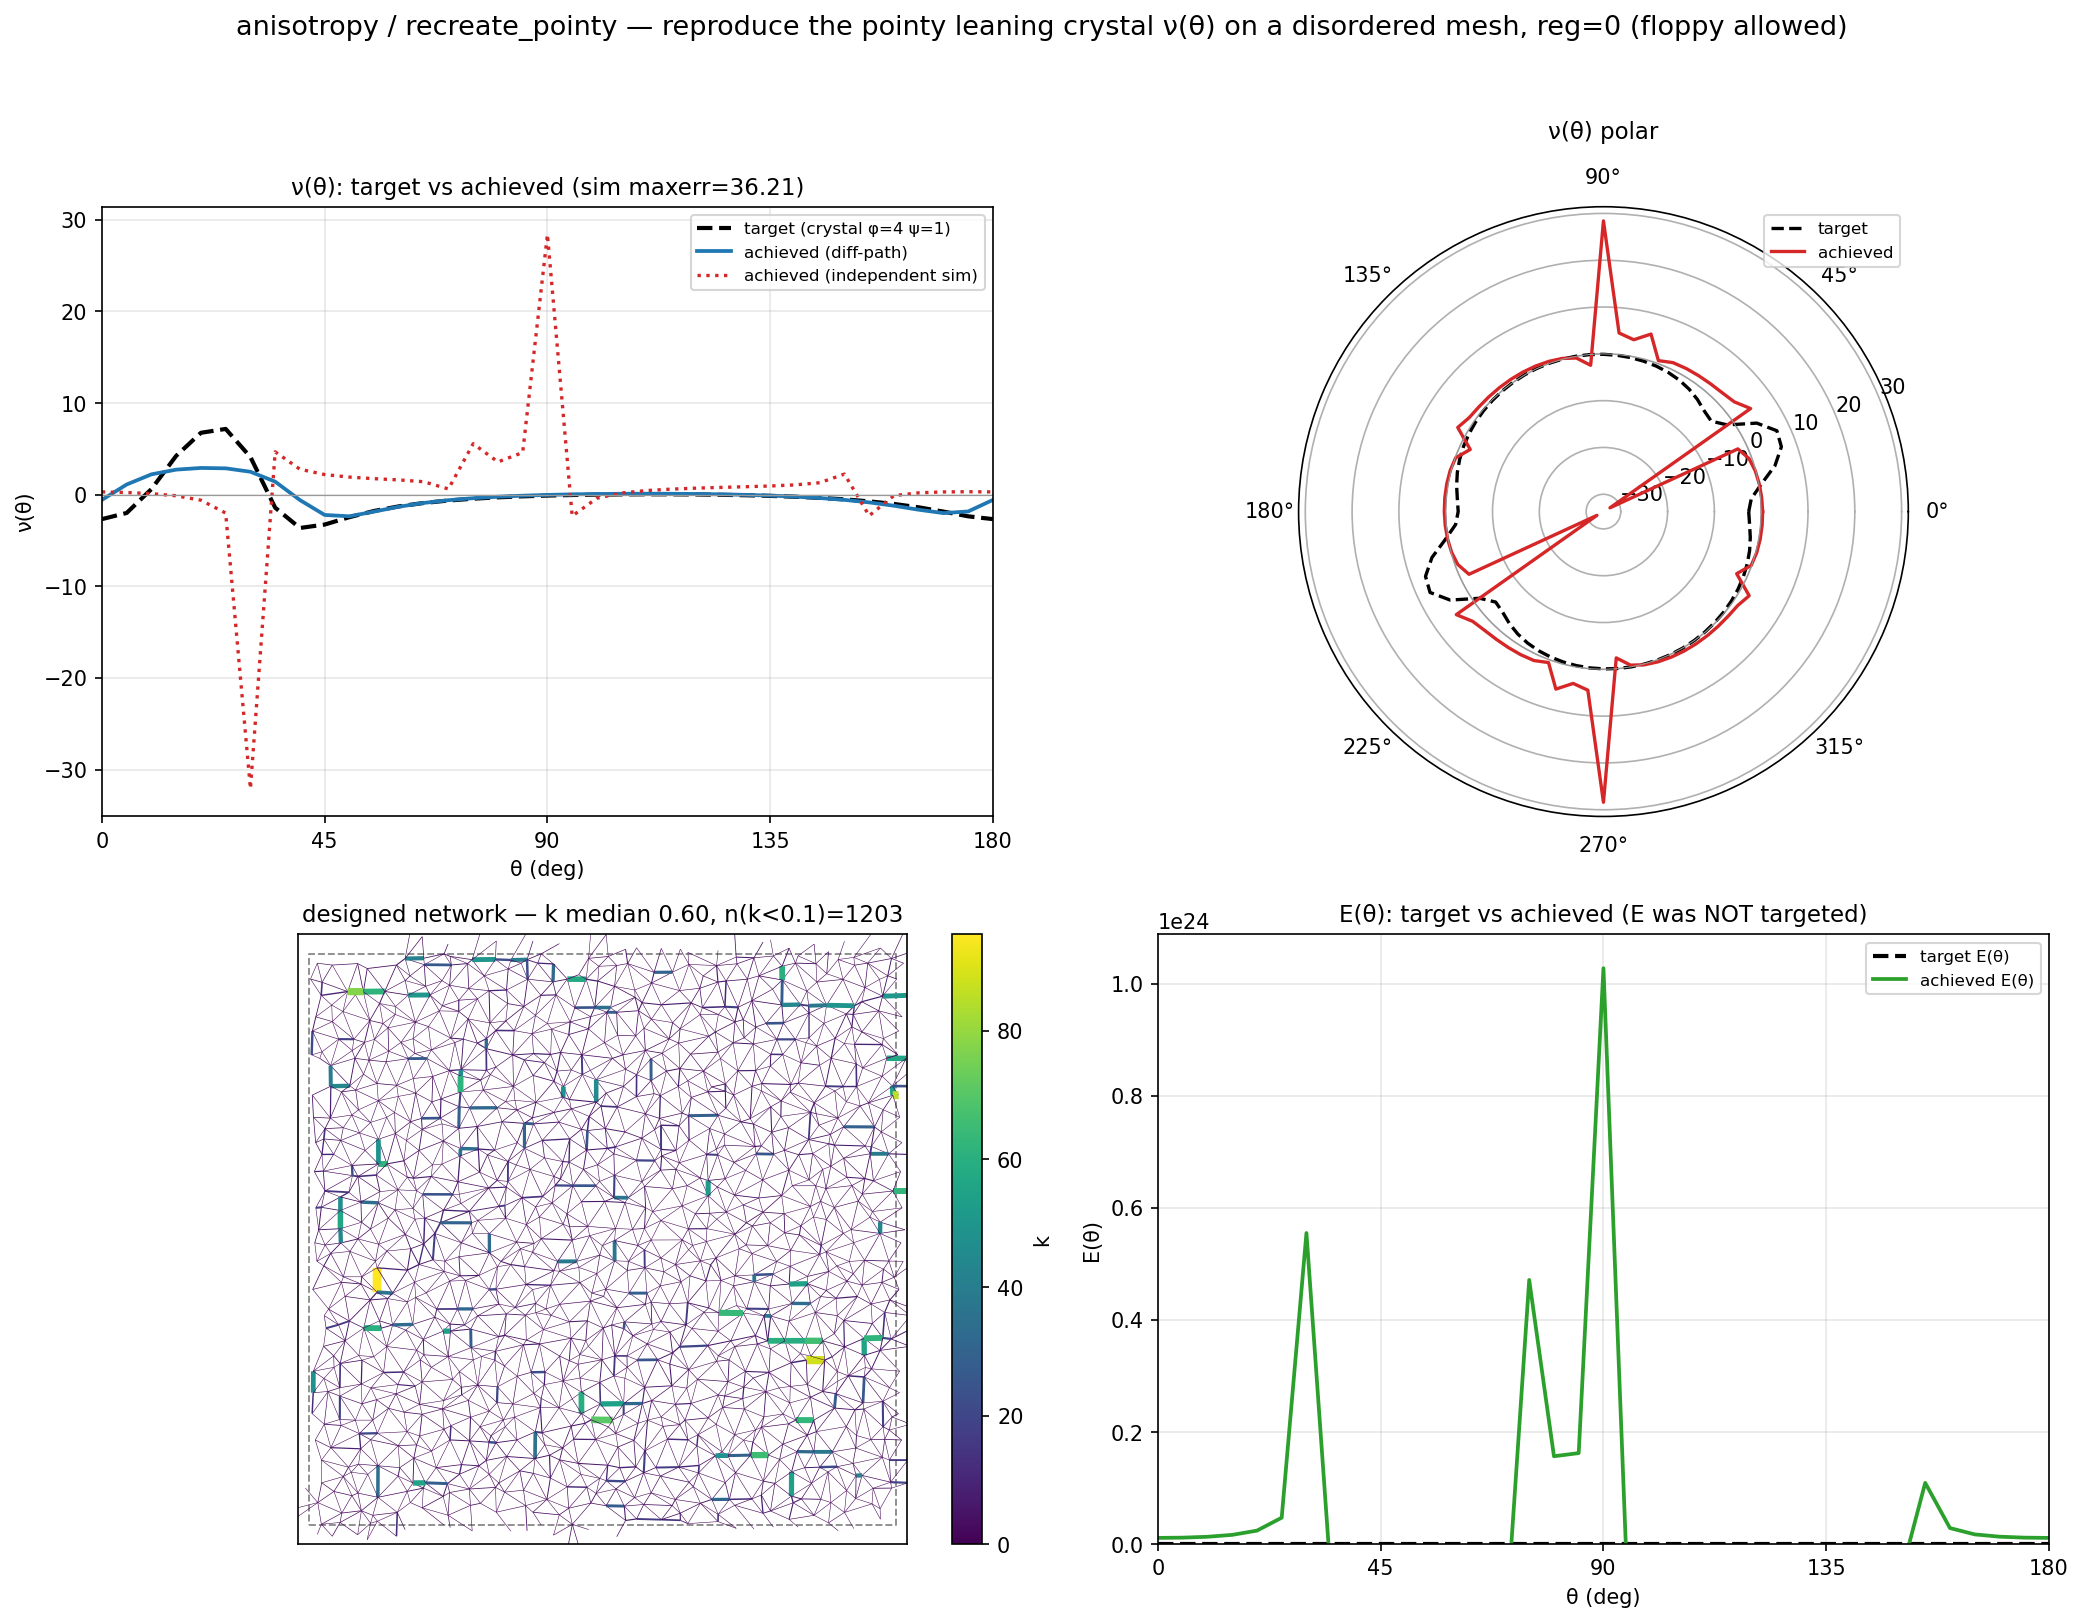

This chart was generated by the following Python code:
"""
anisotropy / recreate_pointy — CHALLENGE: reproduce the pointy, LEANING crystal ν(θ) on a DISORDERED
network by tuning bond stiffness k alone, with NO uniformity regulariser (reg=0 — floppy bonds
allowed). This isolates the topology question raised in the discussion: the sharp leaning ν(θ) of the
oblique crystal φ=4,ψ=1 (ν in ~[-3.7,+7.3]) comes from its aligned long-bond GEOMETRY; here the
geometry is a fixed ~isotropic disordered point set and only k is free. How close can we get?

Target: ν(θ) of make_crystal(4,1), k=1 (exact, W=0). Design: Objective('nu_theta') on disorder_hi,
reg=0, many restarts. Reports achieved vs target (differentiable readback AND independent PBC sim),
the network's floppiness, and the E(θ) the design produced (free — not targeted). Saves
recreate_pointy.png (target vs achieved ν line + polar, designed network, E(θ) comparison).
"""
import os, sys
import numpy as np
import matplotlib
matplotlib.use('Agg')
import matplotlib.pyplot as plt

sys.path.insert(0, os.path.dirname(os.path.dirname(os.path.abspath(__file__))))
import _common as C

CASE, TOPO, N = 'anisotropy', 'disorder_hi', 16
NITER, NREST = 500, 5
REG = float(sys.argv[1]) if len(sys.argv) > 1 else 0.0   # reg=0 -> floppy allowed; pass e.g. 5e-3 for a
TAG = sys.argv[2] if len(sys.argv) > 2 else ''           # real-material attempt. TAG suffixes outputs.


def main():
    th = C.ANG

    # --- target: the pointy leaning crystal nu(theta) (and its E(theta) for reference) ---
    cg = C.make_crystal(4.0, 1.0, half=4.0)
    cg['bond_k'] = np.ones(len(cg['bond_R'])); cg['tri_k'] = cg['bond_k'][cg['tri_bond']]
    C6c = C.sim_region_C6(cg)
    target, E_target = C.nu_E_theta(C6c, th)

    # --- design k on a disordered mesh to fit that nu(theta), no uniformity reg ---
    prob, geo = C.make_case(TOPO, N)
    obj = C.Objective('nu_theta', target=target)
    r = C.optimize(prob, [obj], mode='k', n_iter=NITER, n_restarts=NREST, reg=REG, verbose=False)
    C.apply_k_to_geo(geo, r['k'])

    nu_diff, E_diff = C.nu_E_theta(C.solver_region_C6(prob, r['k']), th)   # differentiable readback
    C6 = C.sim_per_triangle_C6(geo)
    nu_sim, E_sim = C.nu_E_theta(C.region_phys_C6(geo, C6, None), th)      # INDEPENDENT sim
    err = float(np.abs(nu_sim - target).max())
    k = r['k'].detach().numpy()
    print(f"  [recreate_pointy] target=crystal(4,1) nu on {TOPO} N={N} tri={prob.n_tri}  REG={REG}", flush=True)
    print(f"    target  ν(θ): [{target.min():+.3f},{target.max():+.3f}]", flush=True)
    print(f"    achieved ν(θ): diff [{nu_diff.min():+.3f},{nu_diff.max():+.3f}]  "
          f"sim [{nu_sim.min():+.3f},{nu_sim.max():+.3f}]  sim maxerr={err:.3f}", flush=True)
    print(f"    network floppiness: k median={np.median(k):.3f} [min={k.min():.3f}, max={k.max():.3f}]  "
          f"n(k<0.1)={int((k < 0.1).sum())}/{len(k)}", flush=True)

    C.write_csv(os.path.join(C.savedir(CASE), 'recreate_pointy'+TAG+'.csv'),
                ['theta_deg', 'nu_target', 'nu_achieved_sim', 'E_target', 'E_achieved_sim'],
                [(f'{np.degrees(t):.1f}', f'{target[i]:.4f}', f'{nu_sim[i]:.4f}',
                  f'{E_target[i]:.4f}', f'{E_sim[i]:.4f}') for i, t in enumerate(th)])

    deg = np.degrees(th)
    fig = plt.figure(figsize=(14, 11))
    a0 = fig.add_subplot(2, 2, 1)
    a0.plot(deg, target, 'k--', lw=2, label='target (crystal φ=4 ψ=1)')
    a0.plot(deg, nu_diff, color='#1f77b4', lw=1.8, label='achieved (diff-path)')
    a0.plot(deg, nu_sim, color='#d62728', lw=1.6, ls=':', label='achieved (independent sim)')
    a0.axhline(0, color='0.6', lw=.6); a0.set_xlim(0, 180); a0.set_xticks(range(0, 181, 45))
    a0.set_xlabel('θ (deg)'); a0.set_ylabel('ν(θ)'); a0.grid(alpha=.3); a0.legend(fontsize=8)
    a0.set_title(f'ν(θ): target vs achieved (sim maxerr={err:.2f})', fontsize=11)

    a1 = fig.add_subplot(2, 2, 2, projection='polar')
    th2 = np.concatenate([th, th + np.pi])
    for s, col, ls, lab in ((target, 'k', '--', 'target'), (nu_sim, '#d62728', '-', 'achieved')):
        a1.plot(th2, np.concatenate([s, s]), color=col, lw=1.6, ls=ls, label=lab)
    a1.plot(th2, np.zeros_like(th2), color='0.6', lw=.5)
    a1.set_rorigin(min(0.0, target.min(), nu_sim.min()) * 1.05)
    a1.set_title('ν(θ) polar', fontsize=11, pad=14); a1.legend(fontsize=8, loc='upper right')

    a2 = fig.add_subplot(2, 2, 3)
    lc = C.draw_network(a2, geo, k, cmap='viridis', lw_scale=4.0)
    plt.colorbar(lc, ax=a2, fraction=0.046, label='k')
    a2.set_title(f'designed network — k median {np.median(k):.2f}, n(k<0.1)={int((k<0.1).sum())}',
                 fontsize=11)

    a3 = fig.add_subplot(2, 2, 4)
    a3.plot(deg, E_target, 'k--', lw=2, label='target E(θ)')
    a3.plot(deg, E_sim, color='#2ca02c', lw=1.8, label='achieved E(θ)')
    a3.set_xlim(0, 180); a3.set_xticks(range(0, 181, 45)); a3.set_ylim(bottom=0)
    a3.set_xlabel('θ (deg)'); a3.set_ylabel('E(θ)'); a3.grid(alpha=.3); a3.legend(fontsize=8)
    a3.set_title('E(θ): target vs achieved (E was NOT targeted)', fontsize=11)

    fig.suptitle(f'{CASE} / recreate_pointy — reproduce the pointy leaning crystal ν(θ) on a '
                 f'disordered mesh (REG={REG:g})', fontsize=13)
    plt.tight_layout(rect=[0, 0, 1, 0.96])
    path = os.path.join(C.savedir(CASE), 'recreate_pointy'+TAG+'.png')
    plt.savefig(path, dpi=150, bbox_inches='tight'); plt.close()
    print(f'saved {os.path.basename(path)}')


if __name__ == '__main__':
    main()
